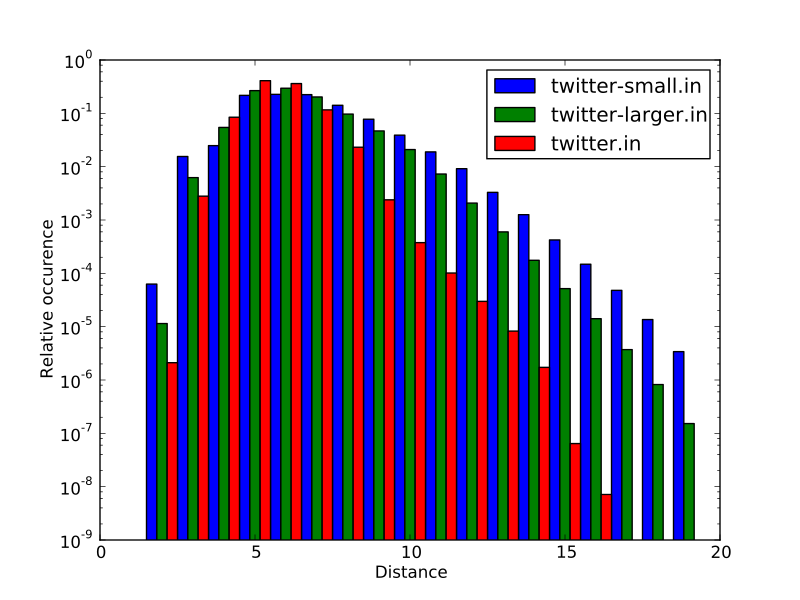

Reproduce this figure in Python.
#!/usr/bin/env python2.7

import fileinput
import matplotlib.pyplot as plt
import re
import itertools

colors = itertools.cycle(['b', 'g', 'r', 'c', 'm', 'y', 'k'])

def addToPlot(weights, indices, filename, index):
    totalOccurrence = sum(weights)
    normalized = [x / float(totalOccurrence) for x in weights]
    inds = [x + 1/3.0 * index for x in indices]
    plt.bar(inds, normalized, 1/3.0, label=filename, color=colors.next());


def main():
    number = -1

    plt.yscale("log")
    plt.xlabel("Distance")
    plt.ylabel("Relative occurence")

    entryPattern = re.compile('\s*(\d+)\s+(\d+)$')

    for line in fileinput.input():
        m = entryPattern.match(line)
        if m:
            parts = line.split("\t", 2)
            inds.append(int(parts[0]) + 0.5)
            weights.append(int(parts[1]))
        else:
            if number >= 0:
                addToPlot(weights, inds, filename, number)

            number = number + 1
            filename = line.strip()
            inds = []
            weights = []

    addToPlot(weights, inds, filename, number)

    plt.legend()
    plt.savefig("distance-distribution.pdf")

if __name__ == "__main__":
    main()
